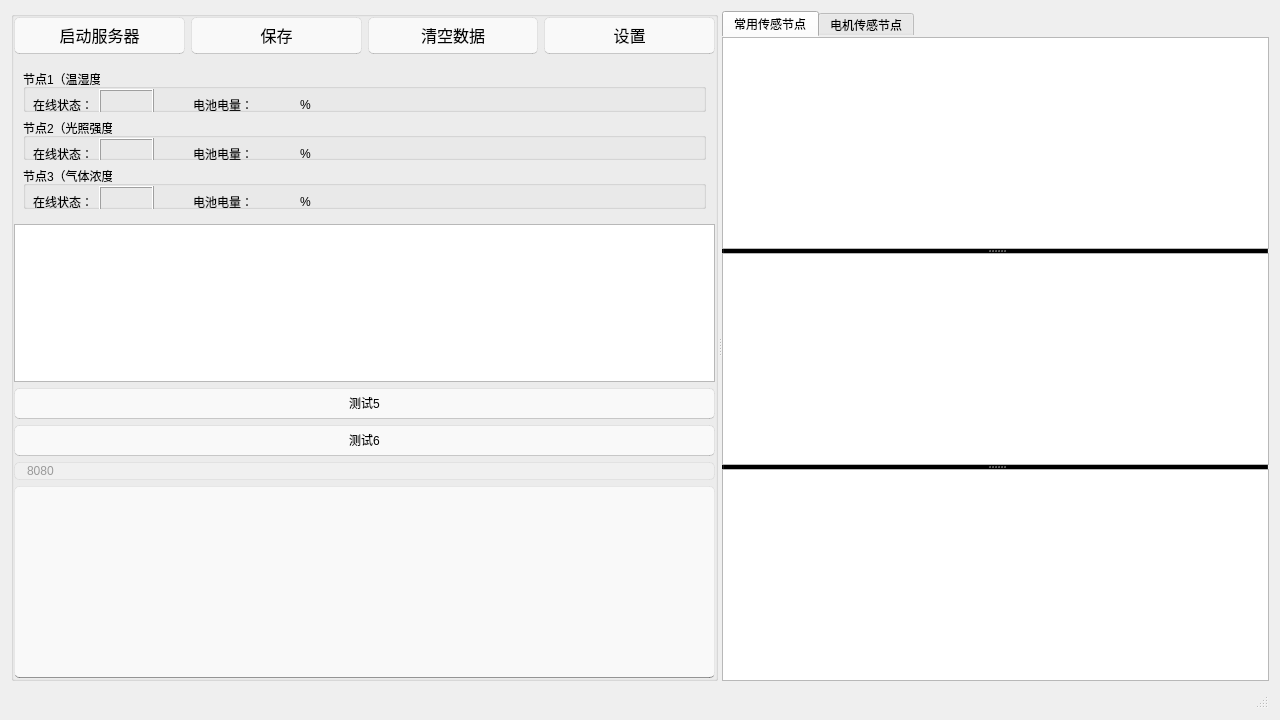
<?xml version="1.0" encoding="UTF-8"?>
<ui version="4.0">
 <class>MainForm</class>
 <widget class="QWidget" name="MainForm">
  <property name="geometry">
   <rect>
    <x>0</x>
    <y>0</y>
    <width>1280</width>
    <height>720</height>
   </rect>
  </property>
  <property name="minimumSize">
   <size>
    <width>1280</width>
    <height>720</height>
   </size>
  </property>
  <property name="windowTitle">
   <string>Widget</string>
  </property>
  <property name="styleSheet">
   <string notr="true"/>
  </property>
  <layout class="QGridLayout" name="gridLayout_3">
   <item row="1" column="0">
    <widget class="QStatusBar" name="statusBar">
     <property name="sizePolicy">
      <sizepolicy hsizetype="Minimum" vsizetype="Fixed">
       <horstretch>0</horstretch>
       <verstretch>0</verstretch>
      </sizepolicy>
     </property>
    </widget>
   </item>
   <item row="0" column="0">
    <widget class="QSplitter" name="splitter">
     <property name="enabled">
      <bool>true</bool>
     </property>
     <property name="orientation">
      <enum>Qt::Horizontal</enum>
     </property>
     <widget class="QGroupBox" name="groupBox000">
      <property name="sizePolicy">
       <sizepolicy hsizetype="Preferred" vsizetype="Expanding">
        <horstretch>0</horstretch>
        <verstretch>0</verstretch>
       </sizepolicy>
      </property>
      <property name="title">
       <string/>
      </property>
      <layout class="QGridLayout" name="gridLayout_2">
       <property name="leftMargin">
        <number>0</number>
       </property>
       <property name="topMargin">
        <number>0</number>
       </property>
       <property name="rightMargin">
        <number>0</number>
       </property>
       <property name="bottomMargin">
        <number>0</number>
       </property>
       <item row="5" column="0">
        <widget class="QLineEdit" name="PortlineEdit2">
         <property name="enabled">
          <bool>false</bool>
         </property>
         <property name="sizePolicy">
          <sizepolicy hsizetype="Minimum" vsizetype="Fixed">
           <horstretch>0</horstretch>
           <verstretch>0</verstretch>
          </sizepolicy>
         </property>
         <property name="styleSheet">
          <string notr="true">QLineEdit, QTextEdit, PlainTextEdit {
    color: black;
    background-color: rgba(255, 255, 255, 0.7);
    border: 1px solid rgba(0, 0, 0, 13);
    border-bottom: 1px solid rgba(0, 0, 0, 100);
    border-radius: 5px;
    /* font: 14px &quot;Segoe UI&quot;, &quot;Microsoft YaHei&quot;; */
    padding: 0px 10px;
    selection-background-color: --ThemeColorLight1;
}

QTextEdit,
PlainTextEdit {
    padding: 2px 3px 2px 8px;
}

QLineEdit:hover, QTextEdit:hover, PlainTextEdit:hover {
    background-color: rgba(249, 249, 249, 0.5);
    border: 1px solid rgba(0, 0, 0, 13);
    border-bottom: 1px solid rgba(0, 0, 0, 100);
}

QLineEdit:focus {
    border-bottom: 1px solid rgba(0, 0, 0, 13);
    background-color: white;
}

QTextEdit:focus,
PlainTextEdit:focus {
    border-bottom: 1px solid --ThemeColorPrimary;
    background-color: white;
}

QLineEdit:disabled, QTextEdit:disabled,
PlainTextEdit:disabled {
    color: rgba(0, 0, 0, 92);
    background-color: rgba(249, 249, 249, 0.3);
    border: 1px solid rgba(0, 0, 0, 13);
    border-bottom: 1px solid rgba(0, 0, 0, 13);
}

#lineEditButton {
    background-color: transparent;
    border-radius: 4px;
    margin: 0;
}

#lineEditButton:hover {
    background-color: rgba(0, 0, 0, 9);
}

#lineEditButton:pressed {
    background-color: rgba(0, 0, 0, 6);
}
</string>
         </property>
         <property name="text">
          <string>8080</string>
         </property>
        </widget>
       </item>
       <item row="0" column="0">
        <layout class="QGridLayout" name="gridLayout">
         <item row="0" column="3">
          <widget class="QPushButton" name="pushButton4">
           <property name="sizePolicy">
            <sizepolicy hsizetype="Minimum" vsizetype="Fixed">
             <horstretch>0</horstretch>
             <verstretch>0</verstretch>
            </sizepolicy>
           </property>
           <property name="font">
            <font>
             <pointsize>12</pointsize>
            </font>
           </property>
           <property name="styleSheet">
            <string notr="true">QPushButton{
    color: black;
    background: rgba(255, 255, 255, 0.7);
    border: 1px solid rgba(0, 0, 0, 0.073);
    border-bottom: 1px solid rgba(0, 0, 0, 0.183);
    border-radius: 5px;
    /* font: 14px 'Segoe UI', 'Microsoft YaHei'; */
    padding: 5px 12px 6px 12px;
    outline: none;
}</string>
           </property>
           <property name="text">
            <string>设置</string>
           </property>
          </widget>
         </item>
         <item row="0" column="2">
          <widget class="QPushButton" name="pushButton3">
           <property name="sizePolicy">
            <sizepolicy hsizetype="Minimum" vsizetype="Fixed">
             <horstretch>0</horstretch>
             <verstretch>0</verstretch>
            </sizepolicy>
           </property>
           <property name="font">
            <font>
             <pointsize>12</pointsize>
            </font>
           </property>
           <property name="styleSheet">
            <string notr="true">QPushButton{
    color: black;
    background: rgba(255, 255, 255, 0.7);
    border: 1px solid rgba(0, 0, 0, 0.073);
    border-bottom: 1px solid rgba(0, 0, 0, 0.183);
    border-radius: 5px;
    /* font: 14px 'Segoe UI', 'Microsoft YaHei'; */
    padding: 5px 12px 6px 12px;
    outline: none;
}</string>
           </property>
           <property name="text">
            <string>清空数据</string>
           </property>
          </widget>
         </item>
         <item row="0" column="0">
          <widget class="QPushButton" name="pushButton">
           <property name="sizePolicy">
            <sizepolicy hsizetype="Minimum" vsizetype="Fixed">
             <horstretch>0</horstretch>
             <verstretch>0</verstretch>
            </sizepolicy>
           </property>
           <property name="font">
            <font>
             <pointsize>12</pointsize>
            </font>
           </property>
           <property name="styleSheet">
            <string notr="true">QPushButton, ToolButton, ToggleButton, ToggleToolButton {
    color: black;
    background: rgba(255, 255, 255, 0.7);
    border: 1px solid rgba(0, 0, 0, 0.073);
    border-bottom: 1px solid rgba(0, 0, 0, 0.183);
    border-radius: 5px;
    /* font: 14px 'Segoe UI', 'Microsoft YaHei'; */
    padding: 5px 12px 6px 12px;
    outline: none;
}

ToolButton {
    padding: 5px 9px 6px 8px;
}

QPushButton[isPlaceholderText=true] {
    color: rgba(0, 0, 0, 0.6063);
}

QPushButton[hasIcon=false] {
    padding: 5px 12px 6px 12px;
}

QPushButton[hasIcon=true] {
    padding: 5px 12px 6px 36px;
}

DropDownToolButton, PrimaryDropDownToolButton {
    padding: 5px 31px 6px 8px;
}

DropDownPushButton[hasIcon=false],
PrimaryDropDownPushButton[hasIcon=false] {
    padding: 5px 31px 6px 12px;
}

DropDownPushButton[hasIcon=true],
PrimaryDropDownPushButton[hasIcon=true] {
    padding: 5px 31px 6px 36px;
}

QPushButton:hover, ToolButton:hover, ToggleButton:hover, ToggleToolButton:hover {
    background: rgba(249, 249, 249, 0.5);
}

QPushButton:pressed, ToolButton:pressed, ToggleButton:pressed, ToggleToolButton:pressed {
    color: rgba(0, 0, 0, 0.63);
    background: rgba(249, 249, 249, 0.3);
    border-bottom: 1px solid rgba(0, 0, 0, 0.073);
}

QPushButton:disabled, ToolButton:disabled, ToggleButton:disabled, ToggleToolButton:disabled {
    color: rgba(0, 0, 0, 0.36);
    background: rgba(249, 249, 249, 0.3);
    border: 1px solid rgba(0, 0, 0, 0.06);
    border-bottom: 1px solid rgba(0, 0, 0, 0.06);
}


PrimaryPushButton,
PrimaryToolButton,
ToggleButton:checked,
ToggleToolButton:checked {
    color: white;
    background-color: --ThemeColorPrimary;
    border: 1px solid --ThemeColorLight1;
    border-bottom: 1px solid --ThemeColorDark1;
}

PrimaryPushButton:hover,
PrimaryToolButton:hover,
ToggleButton:checked:hover,
ToggleToolButton:checked:hover {
    background-color: --ThemeColorLight1;
    border: 1px solid --ThemeColorLight2;
    border-bottom: 1px solid --ThemeColorDark1;
}

PrimaryPushButton:pressed,
PrimaryToolButton:pressed,
ToggleButton:checked:pressed,
ToggleToolButton:checked:pressed {
    color: rgba(255, 255, 255, 0.63);
    background-color: --ThemeColorLight3;
    border: 1px solid --ThemeColorLight3;
}

PrimaryPushButton:disabled,
PrimaryToolButton:disabled,
ToggleButton:checked:disabled,
ToggleToolButton:checked:disabled {
    color: rgba(255, 255, 255, 0.9);
    background-color: rgb(205, 205, 205);
    border: 1px solid rgb(205, 205, 205);
}

SplitDropButton,
PrimarySplitDropButton {
    border-left: none;
    border-top-left-radius: 0;
    border-bottom-left-radius: 0;
}

#splitPushButton,
#splitToolButton,
#primarySplitPushButton,
#primarySplitToolButton {
    border-top-right-radius: 0;
    border-bottom-right-radius: 0;
}

#splitPushButton:pressed,
#splitToolButton:pressed,
SplitDropButton:pressed {
    border-bottom: 1px solid rgba(0, 0, 0, 0.183);
}

PrimarySplitDropButton:pressed {
    border-bottom: 1px solid --ThemeColorDark1;
}

#primarySplitPushButton, #primarySplitToolButton {
    border-right: 1px solid --ThemeColorLight3;
}

#primarySplitPushButton:pressed, #primarySplitToolButton:pressed {
    border-bottom: 1px solid --ThemeColorDark1;
}

HyperlinkButton {
    /* font: 14px 'Segoe UI', 'Microsoft YaHei'; */
    padding: 6px 12px 6px 12px;
    color: --ThemeColorPrimary;
    border: none;
    border-radius: 6px;
    background-color: transparent;
}

HyperlinkButton[hasIcon=false] {
    padding: 6px 12px 6px 12px;
}

HyperlinkButton[hasIcon=true] {
    padding: 6px 12px 6px 36px;
}

HyperlinkButton:hover {
    color: --ThemeColorPrimary;
    background-color: rgba(0, 0, 0, 10);
    border: none;
}

HyperlinkButton:pressed {
    color: --ThemeColorPrimary;
    background-color: rgba(0, 0, 0, 6);
    border: none;
}

HyperlinkButton:disabled {
    color: rgba(0, 0, 0, 0.43);
    background-color: transparent;
    border: none;
}


RadioButton {
    min-height: 24px;
    max-height: 24px;
    background-color: transparent;
    font: 14px 'Segoe UI', 'Microsoft YaHei', 'PingFang SC';
    color: black;
}

RadioButton::indicator {
    width: 18px;
    height: 18px;
    border-radius: 11px;
    border: 2px solid #999999;
    background-color: rgba(0, 0, 0, 5);
    margin-right: 4px;
}

RadioButton::indicator:hover {
    background-color: rgba(0, 0, 0, 0);
}

RadioButton::indicator:pressed {
    border: 2px solid #bbbbbb;
    background-color: qradialgradient(spread:pad, cx:0.5, cy:0.5, radius:0.5, fx:0.5, fy:0.5,
            stop:0 rgb(255, 255, 255),
            stop:0.5 rgb(255, 255, 255),
            stop:0.6 rgb(225, 224, 223),
            stop:1 rgb(225, 224, 223));
}

RadioButton::indicator:checked {
    height: 22px;
    width: 22px;
    border: none;
    border-radius: 11px;
    background-color: qradialgradient(spread:pad, cx:0.5, cy:0.5, radius:0.5, fx:0.5, fy:0.5,
            stop:0 rgb(255, 255, 255),
            stop:0.5 rgb(255, 255, 255),
            stop:0.6 --ThemeColorPrimary,
            stop:1 --ThemeColorPrimary);
}

RadioButton::indicator:checked:hover {
    background-color: qradialgradient(spread:pad, cx:0.5, cy:0.5, radius:0.5, fx:0.5, fy:0.5,
            stop:0 rgb(255, 255, 255),
            stop:0.6 rgb(255, 255, 255),
            stop:0.7 --ThemeColorPrimary,
            stop:1 --ThemeColorPrimary);
}

RadioButton::indicator:checked:pressed {
    background-color: qradialgradient(spread:pad, cx:0.5, cy:0.5, radius:0.5, fx:0.5, fy:0.5,
            stop:0 rgb(255, 255, 255),
            stop:0.5 rgb(255, 255, 255),
            stop:0.6 --ThemeColorPrimary,
            stop:1 --ThemeColorPrimary);
}

RadioButton:disabled {
    color: rgba(0, 0, 0, 110);
}

RadioButton::indicator:disabled {
    border: 2px solid #bbbbbb;
    background-color: transparent;
}

RadioButton::indicator:disabled:checked {
    border: none;
    background-color: qradialgradient(spread:pad, cx:0.5, cy:0.5, radius:0.5, fx:0.5, fy:0.5,
            stop:0 rgb(255, 255, 255),
            stop:0.5 rgb(255, 255, 255),
            stop:0.6 rgba(0, 0, 0, 0.2169),
            stop:1 rgba(0, 0, 0, 0.2169));
}

TransparentToolButton,
TransparentToggleToolButton,
TransparentDropDownToolButton,
TransparentPushButton,
TransparentDropDownPushButton,
TransparentTogglePushButton {
    background-color: transparent;
    border: none;
    border-radius: 5px;
    margin: 0;
}

TransparentToolButton:hover,
TransparentToggleToolButton:hover,
TransparentDropDownToolButton:hover,
TransparentPushButton:hover,
TransparentDropDownPushButton:hover,
TransparentTogglePushButton:hover {
    background-color: rgba(0, 0, 0, 9);
    border: none;
}

TransparentToolButton:pressed,
TransparentToggleToolButton:pressed,
TransparentDropDownToolButton:pressed,
TransparentPushButton:pressed,
TransparentDropDownPushButton:pressed,
TransparentTogglePushButton:pressed {
    background-color: rgba(0, 0, 0, 6);
    border: none;
}

TransparentToolButton:disabled,
TransparentToggleToolButton:disabled,
TransparentDropDownToolButton:disabled,
TransparentPushButton:disabled,
TransparentDropDownPushButton:disabled,
TransparentTogglePushButton:disabled {
    background-color: transparent;
    border: none;
}


PillPushButton,
PillPushButton:hover,
PillPushButton:pressed,
PillPushButton:disabled,
PillPushButton:checked,
PillPushButton:checked:hover,
PillPushButton:checked:pressed,
PillPushButton:disabled:checked,
PillToolButton,
PillToolButton:hover,
PillToolButton:pressed,
PillToolButton:disabled,
PillToolButton:checked,
PillToolButton:checked:hover,
PillToolButton:checked:pressed,
PillToolButton:disabled:checked {
    background-color: transparent;
    border: none;
}
</string>
           </property>
           <property name="text">
            <string>启动服务器</string>
           </property>
          </widget>
         </item>
         <item row="0" column="1">
          <widget class="QPushButton" name="pushButton2">
           <property name="sizePolicy">
            <sizepolicy hsizetype="Minimum" vsizetype="Fixed">
             <horstretch>0</horstretch>
             <verstretch>0</verstretch>
            </sizepolicy>
           </property>
           <property name="font">
            <font>
             <pointsize>12</pointsize>
            </font>
           </property>
           <property name="styleSheet">
            <string notr="true">QPushButton{
    color: black;
    background: rgba(255, 255, 255, 0.7);
    border: 1px solid rgba(0, 0, 0, 0.073);
    border-bottom: 1px solid rgba(0, 0, 0, 0.183);
    border-radius: 5px;
    /* font: 14px 'Segoe UI', 'Microsoft YaHei'; */
    padding: 5px 12px 6px 12px;
    outline: none;
}</string>
           </property>
           <property name="text">
            <string>保存</string>
           </property>
          </widget>
         </item>
        </layout>
       </item>
       <item row="4" column="0">
        <widget class="QPushButton" name="IPpushButton2">
         <property name="sizePolicy">
          <sizepolicy hsizetype="Minimum" vsizetype="Fixed">
           <horstretch>0</horstretch>
           <verstretch>0</verstretch>
          </sizepolicy>
         </property>
         <property name="styleSheet">
          <string notr="true">QPushButton{
    color: black;
    background: rgba(255, 255, 255, 0.7);
    border: 1px solid rgba(0, 0, 0, 0.073);
    border-bottom: 1px solid rgba(0, 0, 0, 0.183);
    border-radius: 5px;
    /* font: 14px 'Segoe UI', 'Microsoft YaHei'; */
    padding: 5px 12px 6px 12px;
    outline: none;
}</string>
         </property>
         <property name="text">
          <string>测试6</string>
         </property>
        </widget>
       </item>
       <item row="1" column="0">
        <widget class="QWidget" name="widget" native="true">
         <property name="sizePolicy">
          <sizepolicy hsizetype="Preferred" vsizetype="Preferred">
           <horstretch>0</horstretch>
           <verstretch>0</verstretch>
          </sizepolicy>
         </property>
         <layout class="QGridLayout" name="gridLayout_5">
          <item row="0" column="0">
           <widget class="QGroupBox" name="groupBox">
            <property name="title">
             <string>节点1（温湿度）</string>
            </property>
            <widget class="QWidget" name="layoutWidget_2">
             <property name="geometry">
              <rect>
               <x>10</x>
               <y>20</y>
               <width>121</width>
               <height>31</height>
              </rect>
             </property>
             <layout class="QHBoxLayout" name="horizontalLayout">
              <item>
               <widget class="QLabel" name="gBlabel">
                <property name="font">
                 <font>
                  <pointsize>9</pointsize>
                 </font>
                </property>
                <property name="text">
                 <string>在线状态：</string>
                </property>
               </widget>
              </item>
              <item>
               <widget class="QFrame" name="frame">
                <property name="enabled">
                 <bool>true</bool>
                </property>
                <property name="frameShape">
                 <enum>QFrame::Box</enum>
                </property>
                <property name="frameShadow">
                 <enum>QFrame::Raised</enum>
                </property>
               </widget>
              </item>
             </layout>
            </widget>
            <widget class="QLabel" name="gBlabel3">
             <property name="geometry">
              <rect>
               <x>10</x>
               <y>70</y>
               <width>71</width>
               <height>21</height>
              </rect>
             </property>
             <property name="styleSheet">
              <string notr="true">QLabel {
    color: black;
    color: --ThemeColorPrimary;
    border: none;
    background-color: transparent;
    text-align: left;
    padding: 0;
    margin: 0;
}

HyperlinkLabel {
    color: --ThemeColorPrimary;
    border: none;
    background-color: transparent;
    text-align: left;
    padding: 0;
    margin: 0;
}

HyperlinkLabel[underline=true] {
    text-decoration: underline;
}

HyperlinkLabel[underline=false] {
    text-decoration: none;
}

HyperlinkLabel:hover {
    color: --ThemeColorDark1;
}

HyperlinkLabel:pressed {
    color: --ThemeColorLight1;
}</string>
             </property>
             <property name="text">
              <string>传感器数据：</string>
             </property>
            </widget>
            <widget class="QWidget" name="layoutWidget_3">
             <property name="geometry">
              <rect>
               <x>170</x>
               <y>20</y>
               <width>141</width>
               <height>31</height>
              </rect>
             </property>
             <layout class="QHBoxLayout" name="horizontalLayout_1">
              <item>
               <widget class="QLabel" name="gBlabel2">
                <property name="text">
                 <string>电池电量：</string>
                </property>
               </widget>
              </item>
              <item>
               <widget class="QLabel" name="gBlabel2_2">
                <property name="text">
                 <string/>
                </property>
               </widget>
              </item>
              <item>
               <widget class="QLabel" name="gBlabel2_3">
                <property name="text">
                 <string>%</string>
                </property>
               </widget>
              </item>
             </layout>
            </widget>
           </widget>
          </item>
          <item row="1" column="0">
           <widget class="QGroupBox" name="groupBox2">
            <property name="title">
             <string>节点2（光照强度）</string>
            </property>
            <widget class="QWidget" name="layoutWidget_4">
             <property name="geometry">
              <rect>
               <x>10</x>
               <y>20</y>
               <width>121</width>
               <height>31</height>
              </rect>
             </property>
             <layout class="QHBoxLayout" name="horizontalLayout2">
              <item>
               <widget class="QLabel" name="gB2label">
                <property name="text">
                 <string>在线状态：</string>
                </property>
               </widget>
              </item>
              <item>
               <widget class="QFrame" name="frame2">
                <property name="frameShape">
                 <enum>QFrame::Box</enum>
                </property>
                <property name="frameShadow">
                 <enum>QFrame::Raised</enum>
                </property>
               </widget>
              </item>
             </layout>
            </widget>
            <widget class="QWidget" name="layoutWidget_5">
             <property name="geometry">
              <rect>
               <x>170</x>
               <y>20</y>
               <width>141</width>
               <height>31</height>
              </rect>
             </property>
             <layout class="QHBoxLayout" name="horizontalLayout2_2">
              <item>
               <widget class="QLabel" name="gB2label2">
                <property name="text">
                 <string>电池电量：</string>
                </property>
               </widget>
              </item>
              <item>
               <widget class="QLabel" name="gB2label2_2">
                <property name="text">
                 <string/>
                </property>
               </widget>
              </item>
              <item>
               <widget class="QLabel" name="gB2label2_3">
                <property name="text">
                 <string>%</string>
                </property>
               </widget>
              </item>
             </layout>
            </widget>
            <widget class="QLabel" name="gB2label3">
             <property name="geometry">
              <rect>
               <x>10</x>
               <y>70</y>
               <width>71</width>
               <height>21</height>
              </rect>
             </property>
             <property name="text">
              <string>传感器数据：</string>
             </property>
            </widget>
           </widget>
          </item>
          <item row="2" column="0">
           <widget class="QGroupBox" name="groupBox3">
            <property name="title">
             <string>节点3（气体浓度）</string>
            </property>
            <widget class="QWidget" name="layoutWidget_6">
             <property name="geometry">
              <rect>
               <x>10</x>
               <y>20</y>
               <width>121</width>
               <height>31</height>
              </rect>
             </property>
             <layout class="QHBoxLayout" name="horizontalLayout_31">
              <item>
               <widget class="QLabel" name="gB3label">
                <property name="text">
                 <string>在线状态：</string>
                </property>
               </widget>
              </item>
              <item>
               <widget class="QFrame" name="frame3">
                <property name="frameShape">
                 <enum>QFrame::Box</enum>
                </property>
                <property name="frameShadow">
                 <enum>QFrame::Raised</enum>
                </property>
               </widget>
              </item>
             </layout>
            </widget>
            <widget class="QWidget" name="layoutWidget_7">
             <property name="geometry">
              <rect>
               <x>170</x>
               <y>20</y>
               <width>141</width>
               <height>31</height>
              </rect>
             </property>
             <layout class="QHBoxLayout" name="horizontalLayout_61">
              <item>
               <widget class="QLabel" name="gB3label2">
                <property name="text">
                 <string>电池电量：</string>
                </property>
               </widget>
              </item>
              <item>
               <widget class="QLabel" name="gB3label2_2">
                <property name="text">
                 <string/>
                </property>
               </widget>
              </item>
              <item>
               <widget class="QLabel" name="gB3label2_3">
                <property name="text">
                 <string>%</string>
                </property>
               </widget>
              </item>
             </layout>
            </widget>
            <widget class="QLabel" name="gB2label3_2">
             <property name="geometry">
              <rect>
               <x>10</x>
               <y>70</y>
               <width>71</width>
               <height>21</height>
              </rect>
             </property>
             <property name="text">
              <string>传感器数据：</string>
             </property>
            </widget>
           </widget>
          </item>
         </layout>
        </widget>
       </item>
       <item row="3" column="0">
        <widget class="QPushButton" name="IPpushButton">
         <property name="sizePolicy">
          <sizepolicy hsizetype="Minimum" vsizetype="Fixed">
           <horstretch>0</horstretch>
           <verstretch>0</verstretch>
          </sizepolicy>
         </property>
         <property name="styleSheet">
          <string notr="true">QPushButton{
    color: black;
    background: rgba(255, 255, 255, 0.7);
    border: 1px solid rgba(0, 0, 0, 0.073);
    border-bottom: 1px solid rgba(0, 0, 0, 0.183);
    border-radius: 5px;
    /* font: 14px 'Segoe UI', 'Microsoft YaHei'; */
    padding: 5px 12px 6px 12px;
    outline: none;
}</string>
         </property>
         <property name="text">
          <string>测试5</string>
         </property>
        </widget>
       </item>
       <item row="8" column="0">
        <widget class="QTextBrowser" name="textBrowser">
         <property name="sizePolicy">
          <sizepolicy hsizetype="Preferred" vsizetype="Fixed">
           <horstretch>30</horstretch>
           <verstretch>0</verstretch>
          </sizepolicy>
         </property>
         <property name="styleSheet">
          <string notr="true">QLineEdit, QTextEdit, PlainTextEdit {
    color: black;
    background-color: rgba(255, 255, 255, 0.7);
    border: 1px solid rgba(0, 0, 0, 13);
    border-bottom: 1px solid rgba(0, 0, 0, 100);
    border-radius: 5px;
    /* font: 14px &quot;Segoe UI&quot;, &quot;Microsoft YaHei&quot;; */
    padding: 0px 10px;
    selection-background-color: --ThemeColorLight1;
}

QTextEdit,
PlainTextEdit {
    padding: 2px 3px 2px 8px;
}

QLineEdit:hover, QTextEdit:hover, PlainTextEdit:hover {
    background-color: rgba(249, 249, 249, 0.5);
    border: 1px solid rgba(0, 0, 0, 13);
    border-bottom: 1px solid rgba(0, 0, 0, 100);
}

QLineEdit:focus {
    border-bottom: 1px solid rgba(0, 0, 0, 13);
    background-color: white;
}

QTextEdit:focus,
PlainTextEdit:focus {
    border-bottom: 1px solid --ThemeColorPrimary;
    background-color: white;
}

QLineEdit:disabled, QTextEdit:disabled,
PlainTextEdit:disabled {
    color: rgba(0, 0, 0, 92);
    background-color: rgba(249, 249, 249, 0.3);
    border: 1px solid rgba(0, 0, 0, 13);
    border-bottom: 1px solid rgba(0, 0, 0, 13);
}

#lineEditButton {
    background-color: transparent;
    border-radius: 4px;
    margin: 0;
}

#lineEditButton:hover {
    background-color: rgba(0, 0, 0, 9);
}

#lineEditButton:pressed {
    background-color: rgba(0, 0, 0, 6);
}
</string>
         </property>
        </widget>
       </item>
       <item row="2" column="0">
        <widget class="QListView" name="listView">
         <property name="sizePolicy">
          <sizepolicy hsizetype="Ignored" vsizetype="Ignored">
           <horstretch>0</horstretch>
           <verstretch>0</verstretch>
          </sizepolicy>
         </property>
        </widget>
       </item>
      </layout>
     </widget>
     <widget class="QTabWidget" name="tabWidget">
      <property name="styleSheet">
       <string notr="true">QTabWidget {
    border: none;
    background-color: transparent;
}</string>
      </property>
      <property name="currentIndex">
       <number>0</number>
      </property>
      <widget class="QWidget" name="tab">
       <attribute name="title">
        <string>常用传感节点</string>
       </attribute>
       <layout class="QGridLayout" name="gridLayout_4">
        <property name="leftMargin">
         <number>0</number>
        </property>
        <property name="topMargin">
         <number>0</number>
        </property>
        <property name="rightMargin">
         <number>0</number>
        </property>
        <property name="bottomMargin">
         <number>0</number>
        </property>
        <item row="0" column="0">
         <widget class="QSplitter" name="tab_splitter">
          <property name="orientation">
           <enum>Qt::Vertical</enum>
          </property>
          <widget class="QChartView" name="graphicsView">
           <property name="styleSheet">
            <string notr="true">QChartView {
    background: transparent;
    outline: none;
    border: none;
    /* font: 13px 'Segoe UI', 'Microsoft YaHei'; */
    selection-background-color: transparent;
    alternate-background-color: transparent;
}</string>
           </property>
          </widget>
          <widget class="QChartView" name="graphicsView2"/>
          <widget class="QChartView" name="graphicsView3">
           <property name="styleSheet">
            <string notr="true"/>
           </property>
          </widget>
         </widget>
        </item>
       </layout>
      </widget>
      <widget class="QWidget" name="tab_2">
       <attribute name="title">
        <string>电机传感节点</string>
       </attribute>
      </widget>
     </widget>
    </widget>
   </item>
  </layout>
 </widget>
 <customwidgets>
  <customwidget>
   <class>QChartView</class>
   <extends>QGraphicsView</extends>
   <header>qchartview.h</header>
  </customwidget>
 </customwidgets>
 <resources/>
 <connections/>
</ui>
